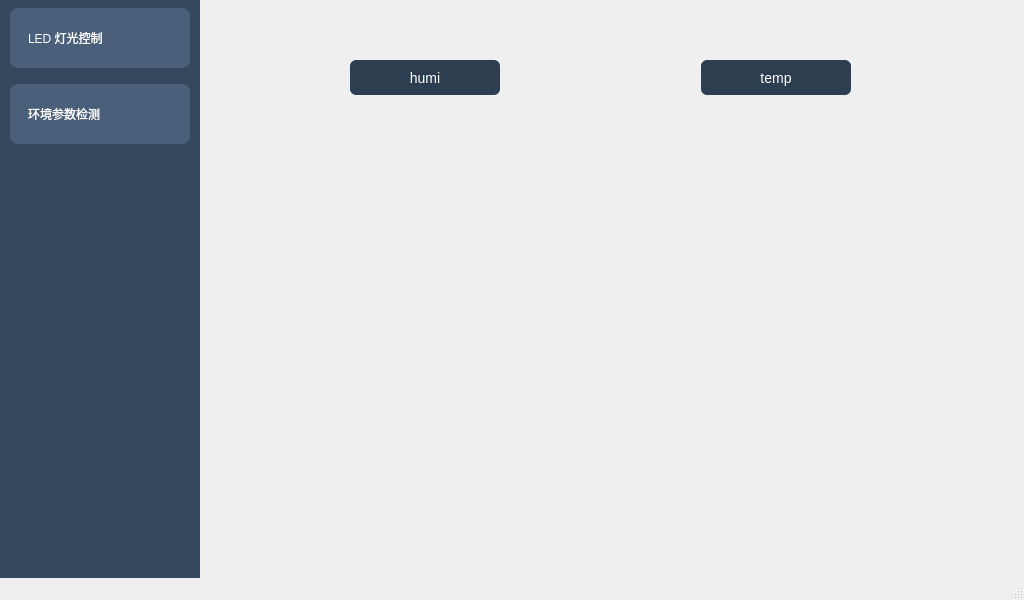
<?xml version="1.0" encoding="UTF-8"?>
<ui version="4.0">
 <class>MainWindow</class>
 <widget class="QMainWindow" name="MainWindow">
  <property name="geometry">
   <rect>
    <x>0</x>
    <y>0</y>
    <width>1024</width>
    <height>600</height>
   </rect>
  </property>
  <property name="windowTitle">
   <string>MainWindow</string>
  </property>
  <widget class="QWidget" name="centralwidget">
   <widget class="QListWidget" name="listWidget">
    <property name="geometry">
     <rect>
      <x>0</x>
      <y>0</y>
      <width>200</width>
      <height>600</height>
     </rect>
    </property>
    <property name="styleSheet">
     <string notr="true">QListWidget {
    background-color: #34495e;
    border: none;
}
QListWidget::item {
    height: 60px;          /* 条目高度，像大按钮 */
    font-size: 15px;
    color: #ffffff;
    padding-left: 15px;
    margin: 8px 10px;      /* 上下左右边距，实现条目分开 */
    border-radius: 8px;
    background-color: #4a5f7a;
}
/* 鼠标悬浮效果 */
QListWidget::item:hover {
    background-color: #577094;
}
/* 选中高亮效果 */
QListWidget::item:selected {
    background-color: #409eff;
    color: #fff;
}</string>
    </property>
    <item>
     <property name="text">
      <string>LED 灯光控制</string>
     </property>
    </item>
    <item>
     <property name="text">
      <string>环境参数检测</string>
     </property>
    </item>
   </widget>
   <widget class="QStackedWidget" name="stackedWidget">
    <property name="geometry">
     <rect>
      <x>200</x>
      <y>0</y>
      <width>824</width>
      <height>600</height>
     </rect>
    </property>
    <property name="currentIndex">
     <number>1</number>
    </property>
    <widget class="QWidget" name="led_control">
     <widget class="QPushButton" name="LED_pushButton">
      <property name="geometry">
       <rect>
        <x>290</x>
        <y>220</y>
        <width>211</width>
        <height>101</height>
       </rect>
      </property>
      <property name="styleSheet">
       <string notr="true">background-color: #409eff;
color: white;
border-radius: 8px;
font-size: 14px;
font-weight: bold;</string>
      </property>
      <property name="text">
       <string>led_click</string>
      </property>
     </widget>
    </widget>
    <widget class="QWidget" name="envir_show">
     <widget class="QWidget" name="horizontalLayoutWidget">
      <property name="geometry">
       <rect>
        <x>150</x>
        <y>60</y>
        <width>501</width>
        <height>35</height>
       </rect>
      </property>
      <layout class="QHBoxLayout" name="horizontalLayout">
       <item>
        <widget class="QLabel" name="humi">
         <property name="minimumSize">
          <size>
           <width>150</width>
           <height>30</height>
          </size>
         </property>
         <property name="styleSheet">
          <string notr="true">background-color: #2c3e50;
color: #ffffff;
padding: 8px;
border-radius: 6px;
font-size: 14px;</string>
         </property>
         <property name="text">
          <string>humi</string>
         </property>
         <property name="alignment">
          <set>Qt::AlignCenter</set>
         </property>
        </widget>
       </item>
       <item>
        <spacer name="horizontalSpacer">
         <property name="orientation">
          <enum>Qt::Horizontal</enum>
         </property>
         <property name="sizeHint" stdset="0">
          <size>
           <width>30</width>
           <height>20</height>
          </size>
         </property>
        </spacer>
       </item>
       <item>
        <widget class="QLabel" name="temp">
         <property name="minimumSize">
          <size>
           <width>150</width>
           <height>30</height>
          </size>
         </property>
         <property name="styleSheet">
          <string notr="true">background-color: #2c3e50;
color: #ffffff;
padding: 8px;
border-radius: 6px;
font-size: 14px;</string>
         </property>
         <property name="text">
          <string>temp</string>
         </property>
         <property name="alignment">
          <set>Qt::AlignCenter</set>
         </property>
        </widget>
       </item>
      </layout>
     </widget>
     <widget class="QCustomPlot" name="plot" native="true">
      <property name="geometry">
       <rect>
        <x>90</x>
        <y>130</y>
        <width>661</width>
        <height>401</height>
       </rect>
      </property>
     </widget>
    </widget>
   </widget>
   <widget class="QLabel" name="label_bg">
    <property name="enabled">
     <bool>true</bool>
    </property>
    <property name="geometry">
     <rect>
      <x>0</x>
      <y>0</y>
      <width>1024</width>
      <height>600</height>
     </rect>
    </property>
    <property name="text">
     <string/>
    </property>
   </widget>
   <zorder>label_bg</zorder>
   <zorder>listWidget</zorder>
   <zorder>stackedWidget</zorder>
  </widget>
  <widget class="QMenuBar" name="menubar">
   <property name="geometry">
    <rect>
     <x>0</x>
     <y>0</y>
     <width>1024</width>
     <height>22</height>
    </rect>
   </property>
  </widget>
  <widget class="QStatusBar" name="statusbar"/>
 </widget>
 <customwidgets>
  <customwidget>
   <class>QCustomPlot</class>
   <extends>QWidget</extends>
   <header>qcustomplot.h</header>
   <container>1</container>
  </customwidget>
 </customwidgets>
 <resources/>
 <connections/>
</ui>
